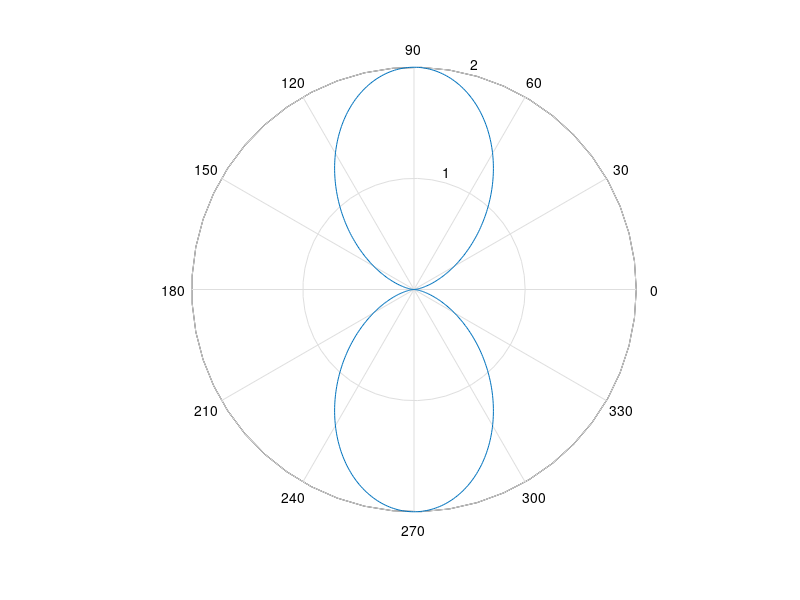

Source code (MATLAB): (Note: this script raises an error after producing the figure.)
lambda=3;
d = [lambda/2,lambda/2, lambda/2, lambda/4, lambda/4, lambda/4];
phi = [0, pi/2, pi, 0, pi/2, pi];
k = 2*pi/lambda

theta = 0:0.01:2*pi;

for i = 1:length(d);

    rho = abs(2*cos(k*d(i)*cos(theta)*1/2 + phi(i)/2));

    figure(i);
    polar(theta, rho);
    polarplot(theta,rho);
    
end